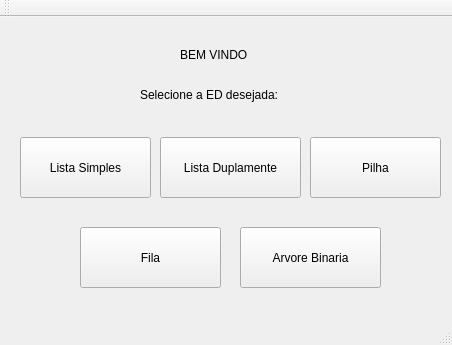
<?xml version="1.0" encoding="UTF-8"?>
<ui version="4.0">
 <class>MainWindow</class>
 <widget class="QMainWindow" name="MainWindow">
  <property name="geometry">
   <rect>
    <x>0</x>
    <y>0</y>
    <width>452</width>
    <height>345</height>
   </rect>
  </property>
  <property name="windowTitle">
   <string>Menu</string>
  </property>
  <widget class="QWidget" name="centralWidget">
   <widget class="QPushButton" name="fila">
    <property name="geometry">
     <rect>
      <x>80</x>
      <y>210</y>
      <width>141</width>
      <height>61</height>
     </rect>
    </property>
    <property name="text">
     <string>Fila</string>
    </property>
   </widget>
   <widget class="QLabel" name="label">
    <property name="geometry">
     <rect>
      <x>180</x>
      <y>30</y>
      <width>91</width>
      <height>16</height>
     </rect>
    </property>
    <property name="text">
     <string>BEM VINDO </string>
    </property>
   </widget>
   <widget class="QPushButton" name="lista">
    <property name="geometry">
     <rect>
      <x>160</x>
      <y>120</y>
      <width>141</width>
      <height>61</height>
     </rect>
    </property>
    <property name="text">
     <string>Lista Duplamente</string>
    </property>
   </widget>
   <widget class="QPushButton" name="pilha">
    <property name="geometry">
     <rect>
      <x>310</x>
      <y>120</y>
      <width>131</width>
      <height>61</height>
     </rect>
    </property>
    <property name="text">
     <string>Pilha</string>
    </property>
   </widget>
   <widget class="QLabel" name="label_2">
    <property name="geometry">
     <rect>
      <x>140</x>
      <y>70</y>
      <width>181</width>
      <height>16</height>
     </rect>
    </property>
    <property name="text">
     <string>Selecione a ED desejada:</string>
    </property>
   </widget>
   <widget class="QPushButton" name="pushButton">
    <property name="geometry">
     <rect>
      <x>20</x>
      <y>120</y>
      <width>131</width>
      <height>61</height>
     </rect>
    </property>
    <property name="text">
     <string>Lista Simples</string>
    </property>
   </widget>
   <widget class="QPushButton" name="fila_2">
    <property name="geometry">
     <rect>
      <x>240</x>
      <y>210</y>
      <width>141</width>
      <height>61</height>
     </rect>
    </property>
    <property name="text">
     <string>Arvore Binaria</string>
    </property>
   </widget>
  </widget>
  <widget class="QStatusBar" name="statusBar"/>
  <widget class="QToolBar" name="mainToolBar">
   <attribute name="toolBarArea">
    <enum>TopToolBarArea</enum>
   </attribute>
   <attribute name="toolBarBreak">
    <bool>false</bool>
   </attribute>
  </widget>
  <action name="actionPilha">
   <property name="text">
    <string>Lista</string>
   </property>
  </action>
  <action name="actionPilha_2">
   <property name="text">
    <string>Pilha</string>
   </property>
  </action>
  <action name="actionFila">
   <property name="text">
    <string>Fila</string>
   </property>
  </action>
 </widget>
 <layoutdefault spacing="6" margin="11"/>
 <resources/>
 <connections/>
</ui>
